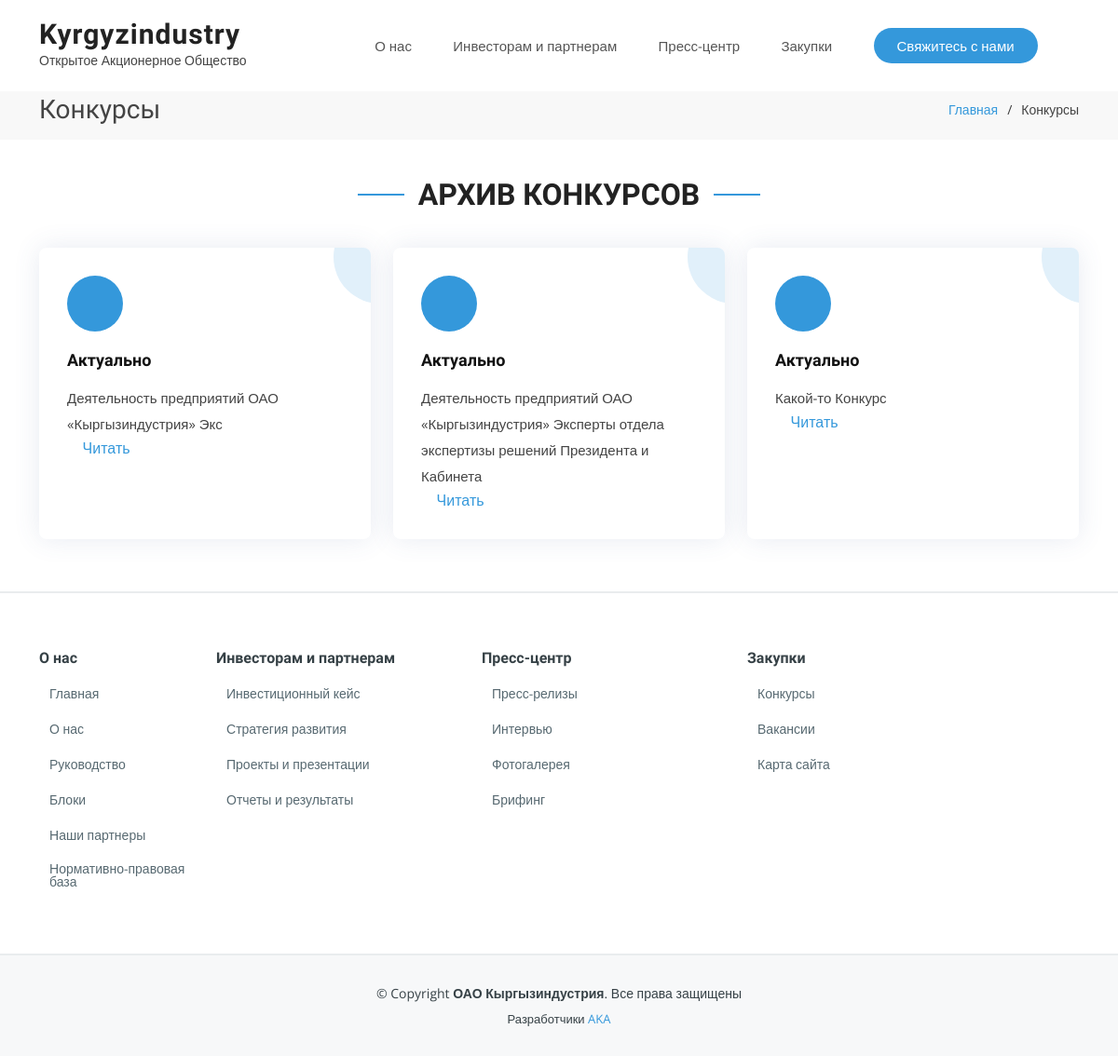
The app's page /ru/contests, older data.
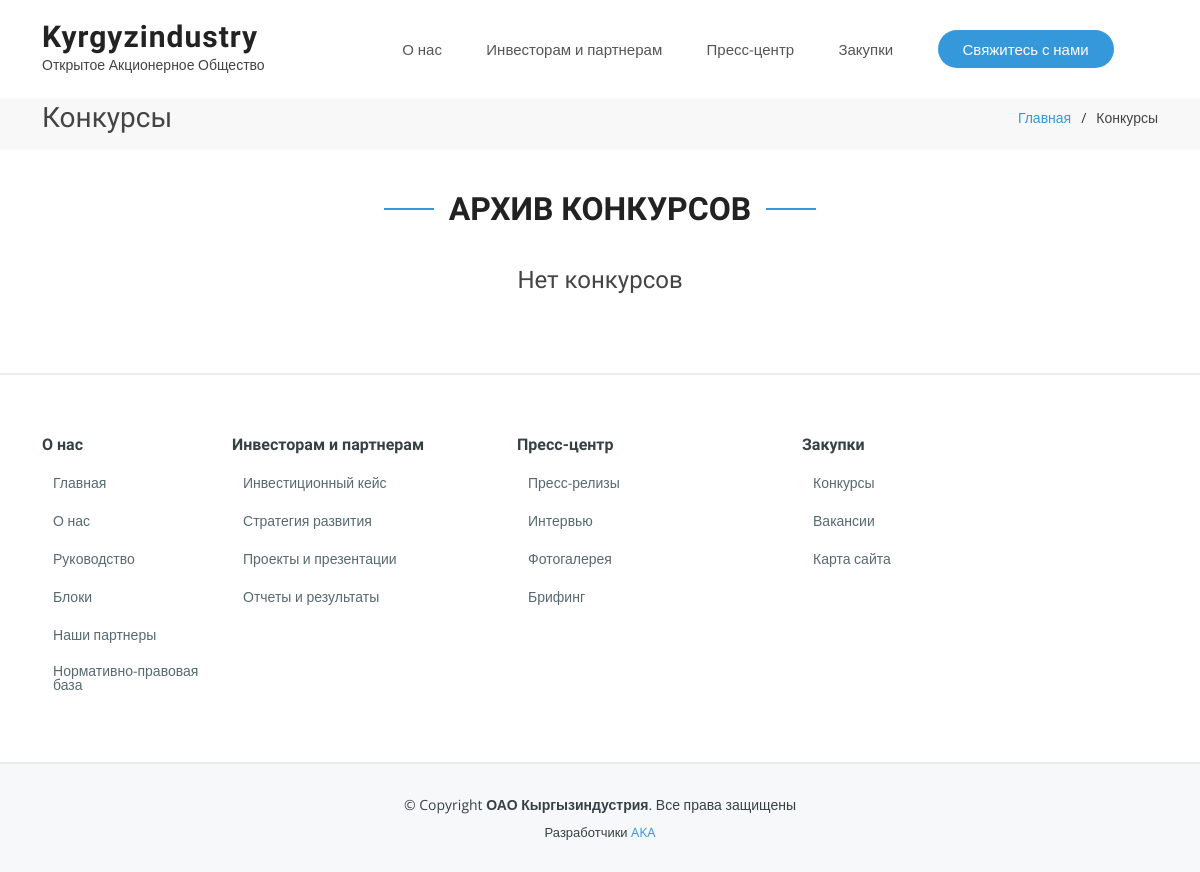
The same page, newer data.
### main/models.py (models this page shows, shortened)
class Contests(models.Model):
    Title=models.CharField(max_length=40,verbose_name="Название конкурса", unique=True,error_messages={'unique':"Конкурс с таким названием уже существует!"})
    Short_Description = models.CharField(max_length=110,verbose_name="Краткое описание")
    Document = models.FileField(
                                verbose_name="Документ",
                                upload_to=get_file_path,
                                validators=[FileExtensionValidator(allowed_extensions=["pdf", "doc", "docx"])])
    Date_added=models.DateTimeField(verbose_name="Дата публикации", default=now)
    Language=models.CharField(
                               max_length = 10,
                               choices = LanguageChoice.choices,
                               default = LanguageChoice.RU,
                               verbose_name = "Язык"
                               )
    Status = models.CharField(
        max_length = 20,
        choices = Contest_Status_Choice.choices,
        default = Contest_Status_Choice.ON_PROCCESS,
        verbose_name = "Статус"
    )
    path_url = "static/client/docs/contest/"
    class Meta:
        ordering = ['-id']

### main/views.py (the view)
# urls.py: path('contests', views.contests, name='contests'),
def contests(request):
    per_page = 6
    trans = translate(language='ru')
    contest= Contests.objects.all().filter(Language = get_lang(trans=trans)).order_by('-Date_added')
    paginator = Paginator(contest, per_page=per_page)
    pag_num = paginator.num_pages
    try:
        page = request.GET.get("page", 1)
        contest = paginator.page(page)
    except (PageNotAnInteger, TypeError):
        contest = paginator.page(1)
    except EmptyPage:
        contest = paginator.page(pag_num)
    context = {
        'contest_page': contest,
        'page_num':pag_num,
        'trans':trans
        }
    return render(request, "client/pages/contests.html", context)

### main/views.py (called while the page is built)
def get_lang(trans):
    if trans == 'en':
        lang = 'English'
    elif trans == 'zh-hans':
        lang = '中国人'
    elif trans == 'ky':
        lang = 'Кыргызча'
    else:
        lang = 'Русский'
    return lang

def translate(language):
    cur_language = get_language()
    try:
        activate(language)
    finally:
        activate(cur_language)
    return cur_language

### main/templates/client/pages/contests.html (shortened to what this page needs)
{% extends 'client/base.html' %}
{% load i18n %}
{% load static %}
{% block content %}
<main id="main">
    <section id="breadcrumbs" class="breadcrumbs">
      <div class="container">
        <div class="d-flex justify-content-between align-items-center">
          <h2>{% translate "Конкурсы" %}</h2>
          <ol>
            <li><a href="{% url 'index'%}">{% translate "Главная" %}</a></li>
            <li>{% translate "Конкурсы"%}</li>
          </ol>
        </div>
      </div>
    </section>
    <section id="contests" class="services">
        <div class="container">
          <div class="section-title" data-aos="fade-up">
            <h2>{% translate "Архив конкурсов" %}</h2>
          </div>
          <div class="row">
            {% for contest in contest_page %}
            <div class="col-md-6 col-lg-4 mb-3">
              <div class="icon-box h-100" data-aos="fade-up" data-aos-delay="100">
                <div class="icon"><i class="bx bx-file"></i></div>
                <h4 class="title"><a href="">{{ contest.Status }}</a></h4>
                <p class="description">{{ contest.Short_Description }}</p>
                <div class="read-more"><a href="/{{contest.Document }}">
                  <i class="bi bi-arrow-right"></i> {% translate "Читать" %}</a>
                </div>
              </div>
            </div>
            {% empty %}
            <div class="section-title" data-aos="fade-up">
              <h4>{% translate "Нет конкурсов" %}</h4>
            </div>
            {% endfor %}
          </div>
        </div>
      </section>
    </main>
{% endblock content %}

Row changes from the older to the newer data that the page shows:
removed Contests: Status "Актуально", Short_Description "Деятельность предприятий ОАО «Кыргызиндустрия» Экс"
removed Contests: Status "Актуально", Short_Description "Деятельность предприятий ОАО «Кыргызиндустрия» Эксперты отдела экспертизы решений Президента и Кабинета"
removed Contests: Status "Актуально", Short_Description "Какой-то Конкурс"
Text that changed along with them:
text now shown: "Нет конкурсов"
